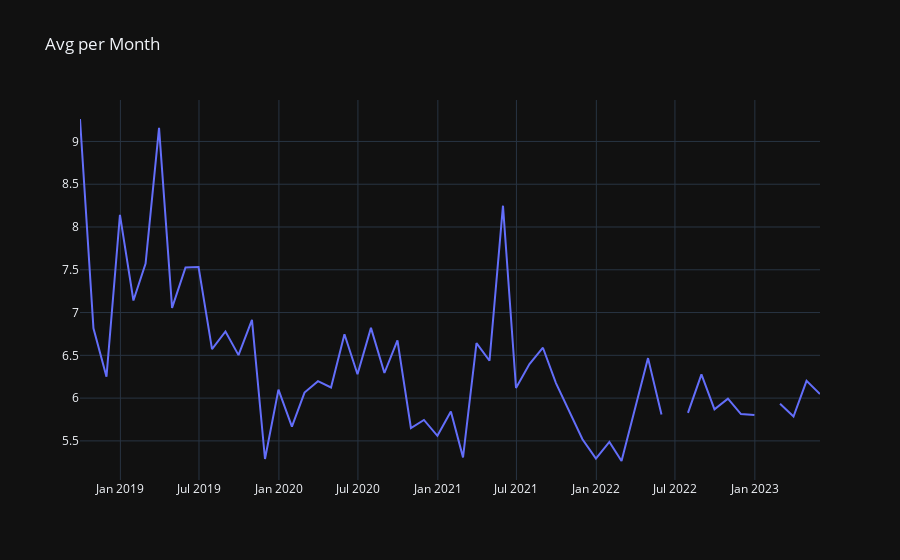

The notebook cell saved with this chart:
### Markdown cell above
##### Pace

### Code cell
df_runs_avg_pace_monthly= df_runs['pace'].resample(rule= 'M').mean()

fig= go.Figure()

fig.add_trace(go.Scatter(
    x= df_runs_avg_pace_monthly.index,
    y= df_runs_avg_pace_monthly.values,
    name= '# Avg Pace per Month'
    ))

fig.update_layout(title= 'Avg Pace per Month', template= 'plotly_dark',
                  legend= dict())

fig.show()
